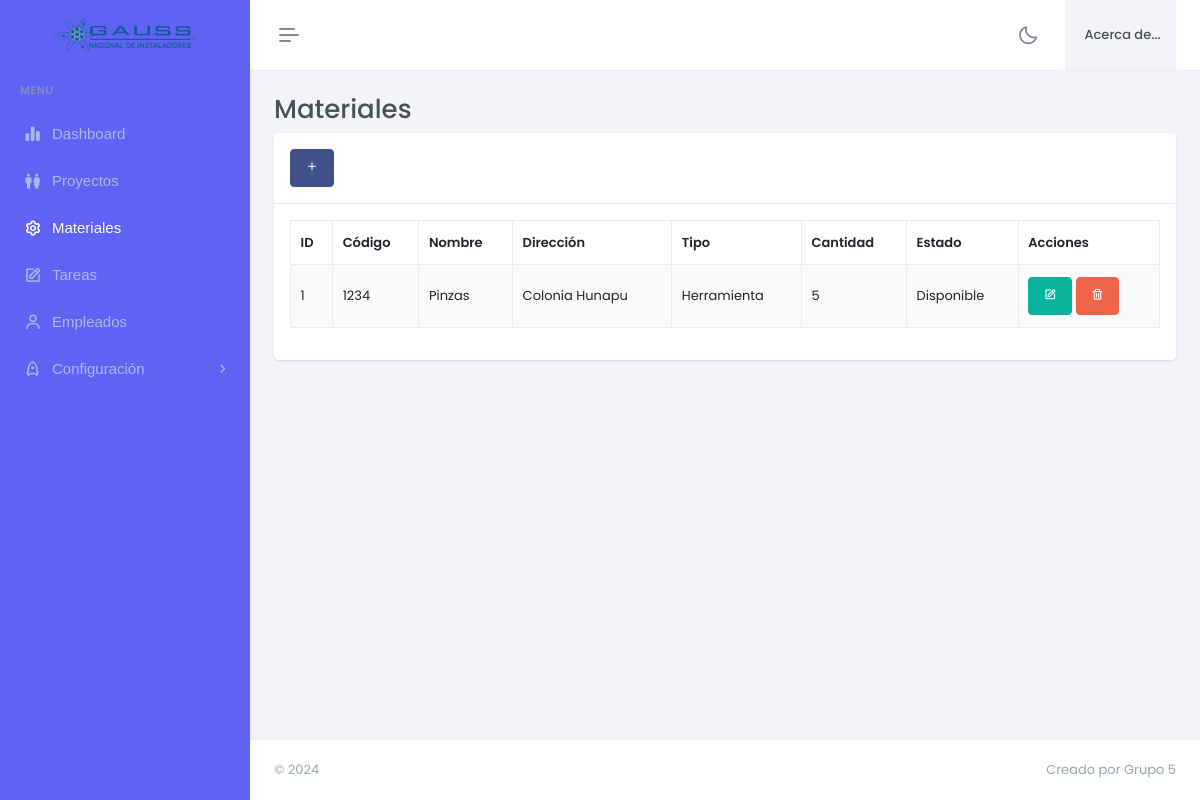
Screenshot of /materiales.php with the database file from the repository.
### tables this page shows
CREATE TABLE `materiales` (
  `id` int NOT NULL,
  `codigo` varchar(50) NOT NULL,
  `nombre` varchar(50) NOT NULL,
  `direccion` mediumtext NOT NULL,
  `tipo` varchar(50) NOT NULL,
  `cantidad` varchar(50) NOT NULL,
  `estado` varchar(50) NOT NULL
);

### materiales.php (the view, shortened to what this page needs)
<?php
include 'assets/conn.php';
include 'assets/header.php';
?>
<div id="layout-wrapper">
    <?php include 'assets/menubar.php'; ?>
    <div class="main-content">
        <div class="page-content">
            <div class="container-fluid">
                <div class="row">
                    <div class="col-lg-12">
                        <h2>Materiales</h2>
                        <div class="card">
                            <div class="card-header d-flex align-items-center">
                                <div>
                                    <a href="#addnew" data-bs-toggle="modal" class="btn btn-primary"><i class="bx bx-plus"></i></a>
                                </div>
                            </div>
                            <div class="card-body">
                                <table id="example" class="table table-bordered dt-responsive nowrap table-striped align-middle" style="width:100%">
                                    <thead>
                                        <tr>
                                            <th>ID</th>
                                            <th>Código</th>
                                            <th>Nombre</th>
                                            <th>Dirección</th>
                                            <th>Tipo</th>
                                            <th>Cantidad</th>
                                            <th>Estado</th>
                                            <th>Acciones</th>
                                        </tr>
                                    </thead>
                                    <tbody>
                                        <?php
                                        $sql = "SELECT * FROM materiales";
                                        $query = $conn->query($sql);
                                        while ($row = $query->fetch_assoc()) {
                                            echo "
                                                <tr>
                                                    <td>" . $row['id'] . "</td>
                                                    <td>" . $row['codigo'] . "</td>
                                                    <td>" . $row['nombre'] . "</td>
                                                    <td>" . $row['direccion'] . "</td>
                                                    <td>" . $row['tipo'] . "</td>
                                                    <td>" . $row['cantidad'] . "</td>
                                                    <td>" . $row['estado'] . "</td>
                                                    <td>
                                                        <button class='btn btn-success waves-effect waves-light edit' data-id='" . $row['id'] . "'><i class='bx bx-edit'></i> </button>
                                                        <button class='btn btn-danger delete' data-id='" . $row['id'] . "'><i class='bx bx-trash'></i> </button>
                                                    </td>
                                                </tr>
                                            ";
                                        }
                                        ?>
                                    </tbody>
                                </table>
                            </div>
                        </div>
                    </div>
                </div>
            </div>
        </div>
    </div>
</div>
<?php include 'assets/footer.php'; ?>

### rows the page displays
materiales: id "1", codigo "1234", nombre "Pinzas", direccion "Colonia Hunapu", tipo "Herramienta", cantidad "5", estado "Disponible"
